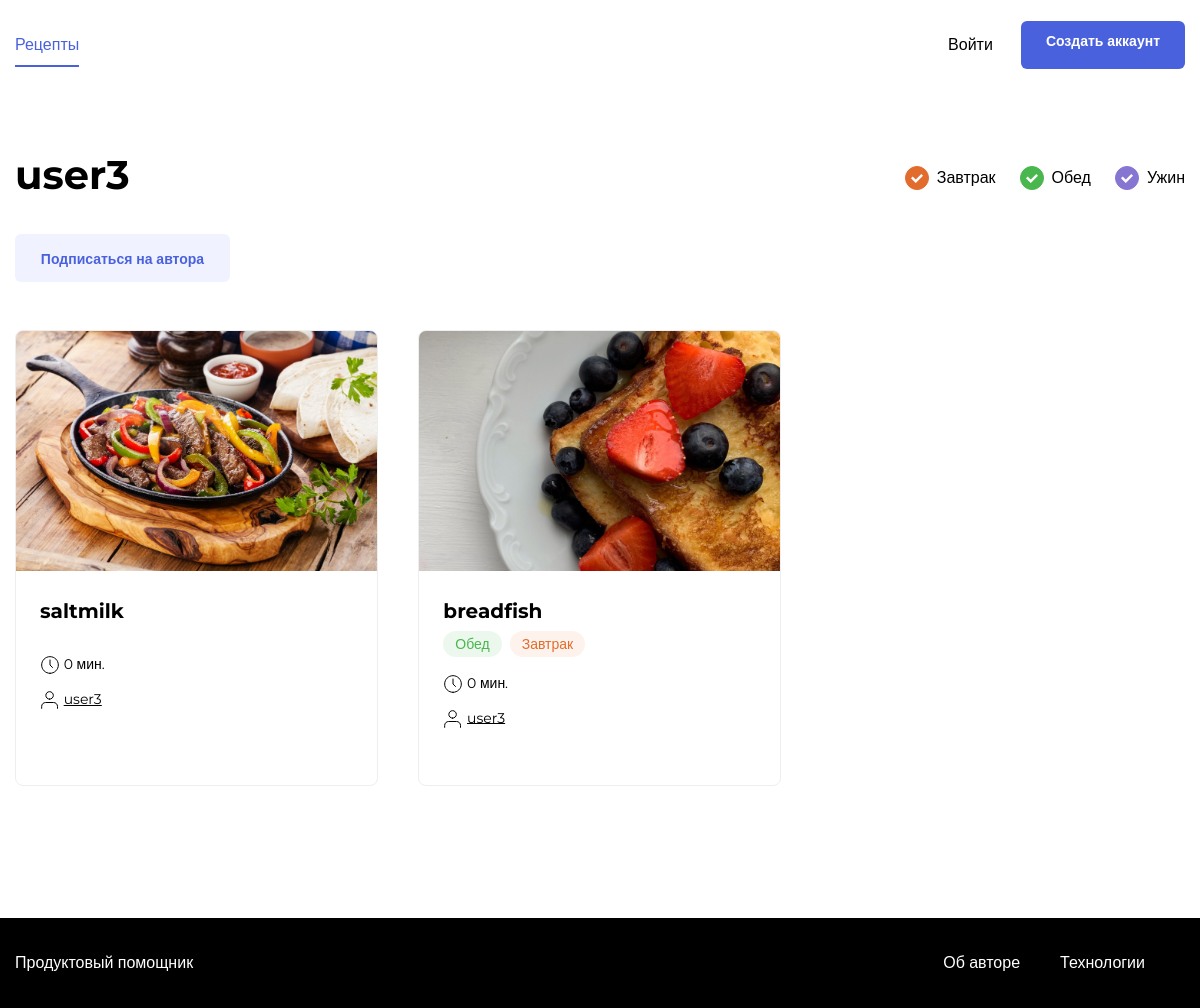
The page /user3/ on the database as committed earlier.
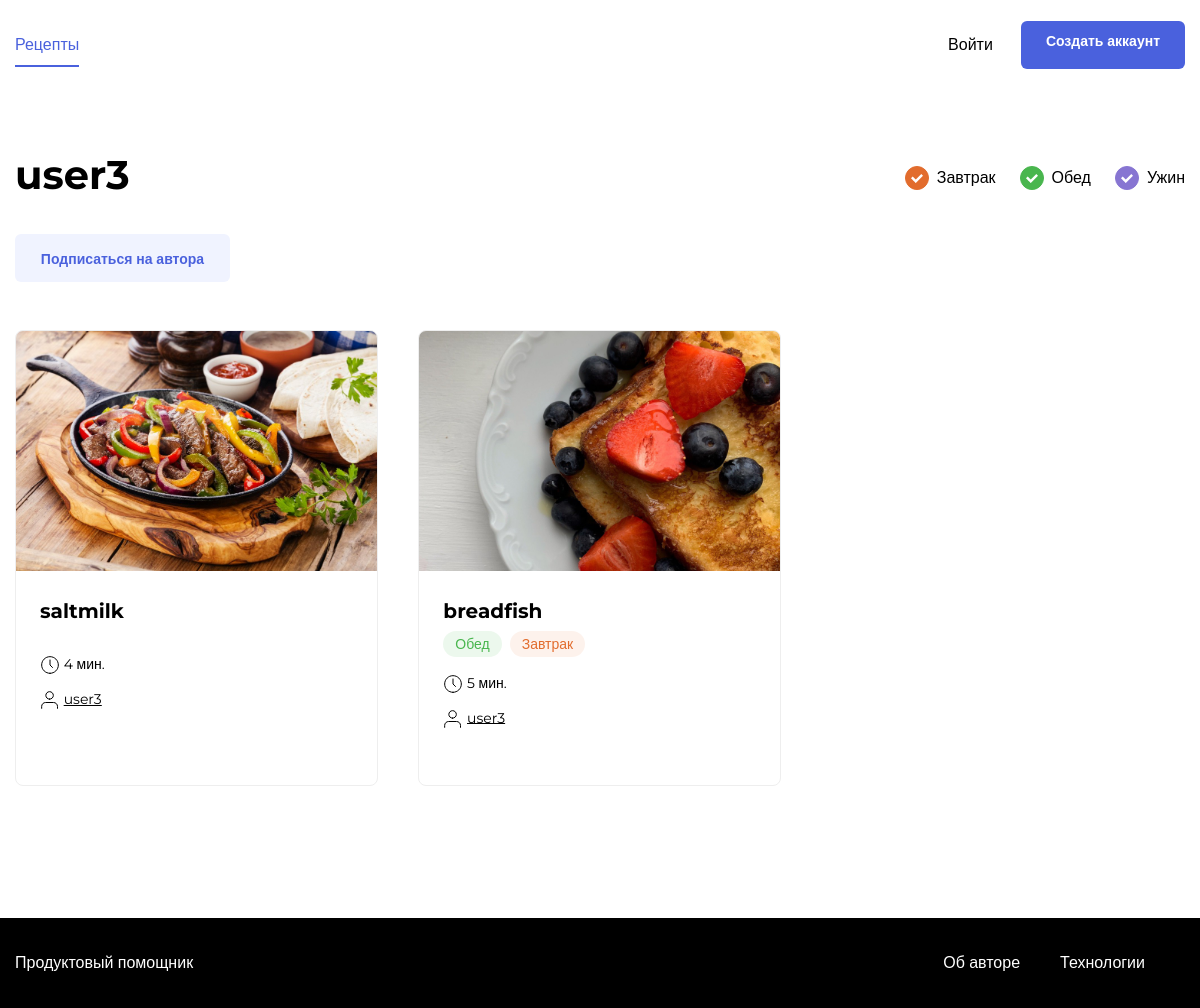
The same page on the database as committed later.
### recipes/models.py (models this page shows, shortened)
class Recipe(models.Model):
    author = models.ForeignKey(User, on_delete=models.CASCADE, related_name="recipes")
    title = models.CharField(max_length = 100)
    image = models.ImageField(upload_to='static/images/recipes/', blank=True, null=True)
    text = models.TextField(null=True)
    ingredients = models.ManyToManyField(Ingredient, through='recipeingredient')
    tag = models.ManyToManyField('Tag')
    preparing_time = models.PositiveSmallIntegerField(default=0, null=True)

### foodgram/views.py (the view)
# urls.py: path('<str:author>/', foodgramviews.authors_recipes, name="authors_recipes"),
def authors_recipes(request, author):
    author = get_object_or_404(User, username=author)
    recipe_list = author.recipes.all()
    paginator = Paginator(recipe_list, 6)
    page_number = request.GET.get('page')
    page = paginator.get_page(page_number)
    return render(request, 'authorRecipe.html', {'page': page, 'paginator': paginator, 'author' : author})

### recipes/templates/authorRecipe.html (shortened to what this page needs)
<!doctype html>
<html lang="en">
{% load static %}
<head>
    <link rel="stylesheet" href="{% static './pages/index.css' %}">
</head>
<body class="body">
  <header class="header">
    {% if user.is_authenticated %}
        {% include 'includes/nav_auth.html' %}
    {% else %}
        {% include 'includes/nav_not_auth.html' %}
    {% endif %}
    </header>
    <main class="main container">
        <div class="main__header">
            <h1 class="main__title">{{ author }}</h1>
            <ul class="tags">
                <li class="tags__item">
                    <a id="breakfast" class="tags__checkbox tags__checkbox_style_orange tags__checkbox_active" href="#"></a>
                    <span class="tags__label">Завтрак</span>
                </li>
                <li class="tags__item">
                    <a id="lunch" class="tags__checkbox tags__checkbox_style_green tags__checkbox_active" href="#"></a>
                    <span for="lunch" class="tags__label">Обед</span>
                </li>
                <li class="tags__item">
                    <a id="dinner" class="tags__checkbox tags__checkbox_style_purple tags__checkbox_active" href="#"></a>
                    <label for="dinner" class="tags__label">Ужин</label>
                </li>
            </ul>
        </div>
        <div class="author-subscribe" data-author="{{ author.id }}">
            <p style="padding: 0 0 2em 0;"><button class="button button_style_light-blue button_size_subscribe" name="subscribe" data-out>Подписаться на автора</button></p>
        </div>
        <div class="card-list" >
            {% for recipe in page %}
                {% include 'includes/recipe_content.html' with recipe=recipe %}
            {% endfor %}
        </div>
    </main>
    {% include 'includes/footer.html' %}
</body>
</html>

### recipes/templates/includes/recipe_content.html (shortened to what this page needs)
{% load static %}
<div class="card" data-id="{{recipe.id}}">
    <a href="{% url 'recipe' recipe_id=recipe.id %}" class="link" target="_blank"><img src="{{ STATIC_URL }}/{{ recipe.image }}" alt="{{ recipe.title }}" class="card__image"></a>
    <div class="card__body">
        <a class="card__title link" href="{% url 'recipe' recipe_id=recipe.id %}" target="_blank">{{ recipe.title }}</a>
        <ul class="card__items">
            {% for tag in recipe.tag.all %}
                {% if tag.title == 'Обед' %}
                    <li class="card__item"><span class="badge badge_style_green">Обед</span></li>
                {% elif tag.title == 'Завтрак' %}
                    <li class="card__item"><span class="badge badge_style_orange">Завтрак</span></li>
                {% elif tag.title == 'Ужин' %}
                    <li class="card__item"><span class="badge badge_style_purple">Ужин</span></li>
                {% endif %}
            {% endfor %}
        </ul>
        <div class="card__items card__items_column">
            <p class="card__text"><span class="icon-time"></span> {{ recipe.preparing_time }} мин. </p>
            <p class="card__text"><span class="icon-user"></span> <a href="{% url 'authors_recipes' author=recipe.author %}" style="color: black"> {{ recipe.author }} </a></p>
        </div>
    </div>
    <div class="card__footer">
    </div>
</div>

Rows that differ between the two databases and show on the page:
changed Recipe "saltmilk": preparing_time "0" → "4"
changed Recipe "breadfish": preparing_time "0" → "5"
